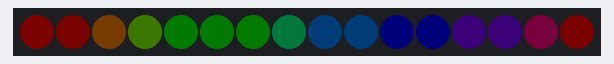
A sketch run on a simulated Arduino Uno, built with avr-gcc and run on an emulated ATmega328P. On the bench: 16 RGB LEDs in strip order, left to right. Dim RGB values are drawn brighter than linear.

Above: at 0.01 s.
At 0.75 s:
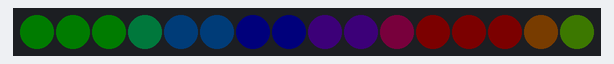
At 1.12 s:
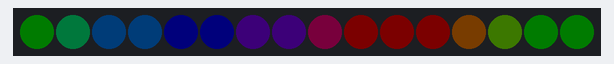
At 1.49 s:
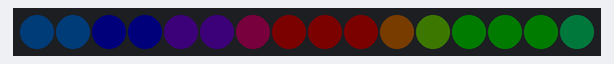
At 2.22 s:
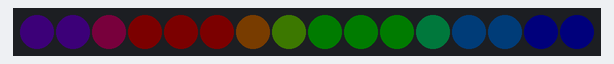
At 3.33 s:
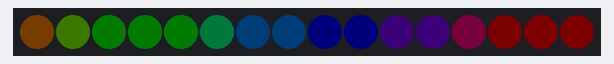

The sketch:

ring-rainbow.ino
```cpp
#include <Adafruit_NeoPixel.h>
#define PIN 0

// Parameter 1 = number of pixels in strip
// Parameter 2 = Arduino pin number (most are valid)
// Parameter 3 = pixel type flags, add together as needed:
//   NEO_KHZ800  800 KHz bitstream (most NeoPixel products w/WS2812 LEDs)
Adafruit_NeoPixel strip = Adafruit_NeoPixel(16, PIN, NEO_GRB + NEO_KHZ800);

void setup() {
  strip.begin();
  strip.setBrightness(3);
  strip.show(); // Initialize all pixels to 'off'
}

void loop() {
//  rainbow(20);
  rainbowCycle(10);
}

// Fill the dots one after the other with a color
void colorWipe(uint32_t c, uint8_t wait) {
  for(uint16_t i=0; i<strip.numPixels(); i++) {
    strip.setPixelColor(i, c);
    strip.show();
    delay(wait);
  }
}

void rainbow(uint8_t wait) {
  uint16_t i, j;

  for(j=0; j<256; j++) {
    for(i=0; i<strip.numPixels(); i++) {
      strip.setPixelColor(i, Wheel((i+j) & 255));
    }
    strip.show();
    delay(wait);
  }
}

// Slightly different, this makes the rainbow equally distributed throughout
void rainbowCycle(uint8_t wait) {
  uint16_t i, j;

  for(j=0; j<256*5; j++) { // 5 cycles of all colors on wheel
    for(i=0; i< strip.numPixels(); i++) {
      strip.setPixelColor(i, Wheel(((i * 256 / strip.numPixels()) + j) & 255));
    }
    strip.show();
    delay(wait);
  }
}

// Input a value 0 to 255 to get a color value.
// The colours are a transition r - g - b - back to r.
uint32_t Wheel(byte WheelPos) {
  WheelPos = 255 - WheelPos;
  if(WheelPos < 85) {
    return strip.Color(255 - WheelPos * 3, 0, WheelPos * 3);
  }
  if(WheelPos < 170) {
    WheelPos -= 85;
    return strip.Color(0, WheelPos * 3, 255 - WheelPos * 3);
  }
  WheelPos -= 170;
  return strip.Color(WheelPos * 3, 255 - WheelPos * 3, 0);
}
```

Measured:
- by itself, everything shown: repeats every 3.0 s, in 48 steps
